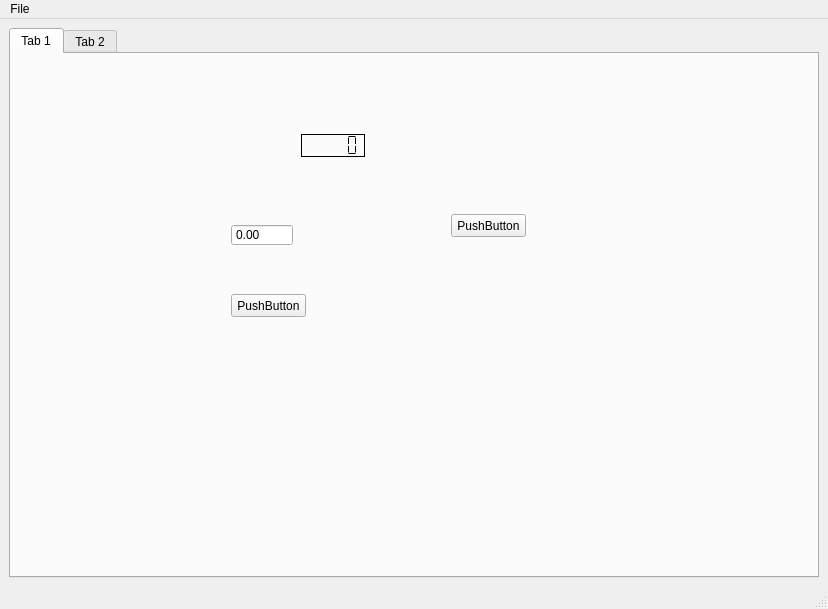
<?xml version="1.0" encoding="UTF-8"?>
<ui version="4.0">
 <class>MainWindow</class>
 <widget class="QMainWindow" name="MainWindow">
  <property name="geometry">
   <rect>
    <x>0</x>
    <y>0</y>
    <width>828</width>
    <height>609</height>
   </rect>
  </property>
  <property name="windowTitle">
   <string>MainWindow</string>
  </property>
  <widget class="QWidget" name="centralwidget">
   <layout class="QGridLayout" name="gridLayout">
    <item row="0" column="0">
     <widget class="QTabWidget" name="tabWidget">
      <property name="currentIndex">
       <number>0</number>
      </property>
      <widget class="QWidget" name="tab">
       <attribute name="title">
        <string>Tab 1</string>
       </attribute>
       <widget class="QPushButton" name="pushButton">
        <property name="geometry">
         <rect>
          <x>220</x>
          <y>240</y>
          <width>75</width>
          <height>23</height>
         </rect>
        </property>
        <property name="text">
         <string>PushButton</string>
        </property>
       </widget>
       <widget class="QPushButton" name="pushButton_2">
        <property name="geometry">
         <rect>
          <x>440</x>
          <y>160</y>
          <width>75</width>
          <height>23</height>
         </rect>
        </property>
        <property name="text">
         <string>PushButton</string>
        </property>
       </widget>
       <widget class="QLCDNumber" name="lcdNumber">
        <property name="geometry">
         <rect>
          <x>290</x>
          <y>80</y>
          <width>64</width>
          <height>23</height>
         </rect>
        </property>
        <property name="frameShape">
         <enum>QFrame::Box</enum>
        </property>
        <property name="frameShadow">
         <enum>QFrame::Plain</enum>
        </property>
        <property name="segmentStyle">
         <enum>QLCDNumber::Flat</enum>
        </property>
       </widget>
       <widget class="QDoubleSpinBox" name="doubleSpinBox">
        <property name="geometry">
         <rect>
          <x>220</x>
          <y>170</y>
          <width>62</width>
          <height>22</height>
         </rect>
        </property>
        <property name="buttonSymbols">
         <enum>QAbstractSpinBox::NoButtons</enum>
        </property>
       </widget>
      </widget>
      <widget class="QWidget" name="tab_2">
       <attribute name="title">
        <string>Tab 2</string>
       </attribute>
      </widget>
     </widget>
    </item>
   </layout>
  </widget>
  <widget class="QMenuBar" name="menubar">
   <property name="geometry">
    <rect>
     <x>0</x>
     <y>0</y>
     <width>828</width>
     <height>21</height>
    </rect>
   </property>
   <widget class="QMenu" name="menuFile">
    <property name="title">
     <string>File</string>
    </property>
    <addaction name="actionSave"/>
    <addaction name="actionLoad"/>
   </widget>
   <addaction name="menuFile"/>
  </widget>
  <widget class="QStatusBar" name="statusbar"/>
  <action name="actionSave">
   <property name="text">
    <string>Save</string>
   </property>
  </action>
  <action name="actionLoad">
   <property name="text">
    <string>Load</string>
   </property>
  </action>
 </widget>
 <resources/>
 <connections/>
</ui>
